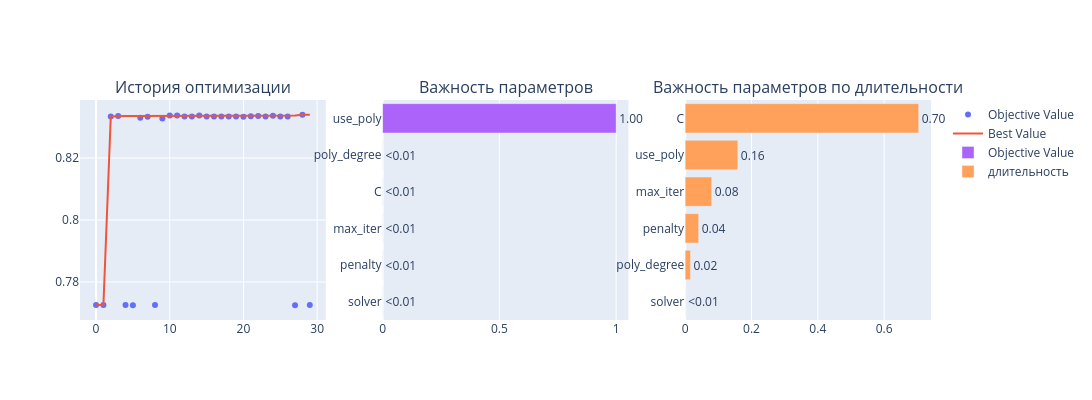
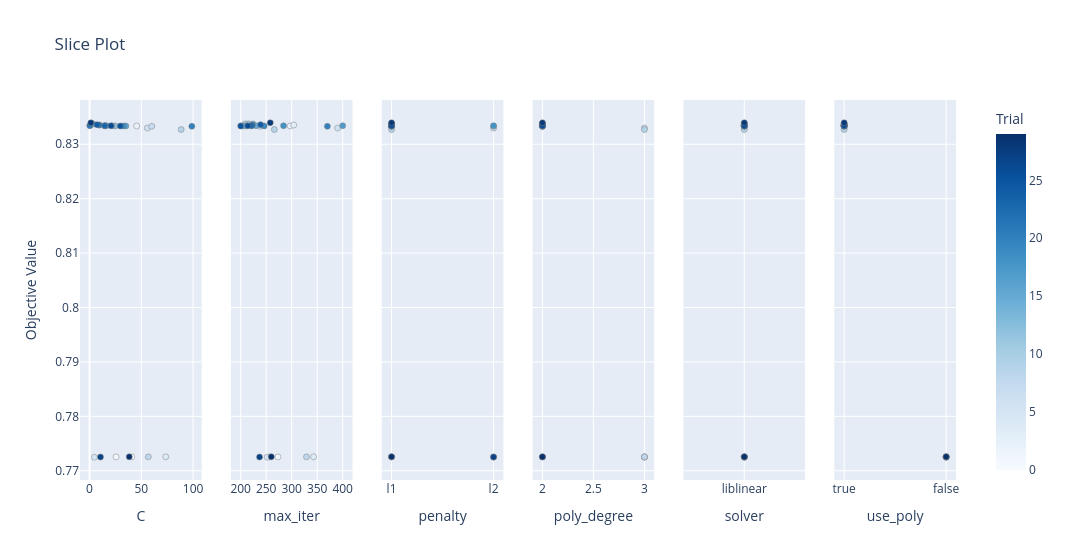
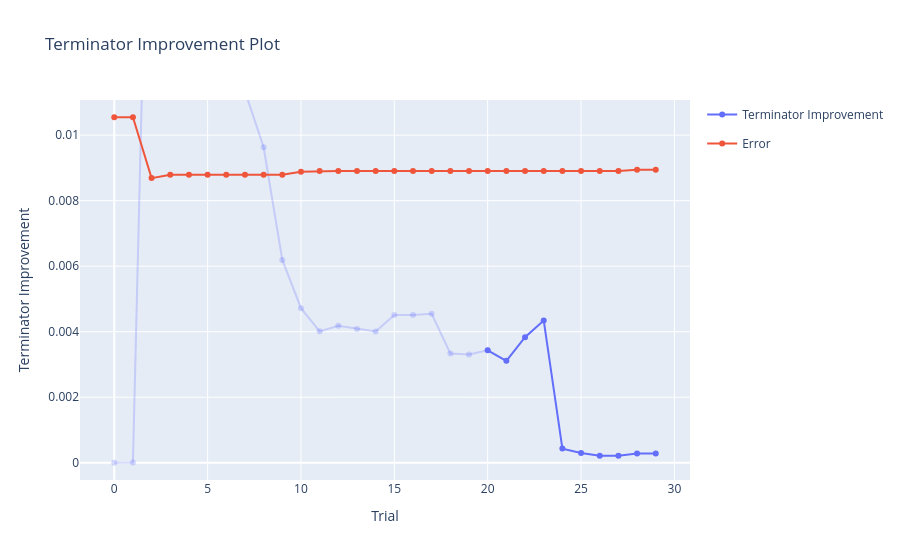

Notebook code for these charts, in order:
### Code cell
show_results(study_log_lib, show_terminator=True)

### Figure 1 — Plotly figure (JSON) as saved in the notebook; plotly's stock layout.template omitted (floating-point values rounded to 4 significant figures)
{"data": [{"mode": "markers", "name": "Objective Value", "type": "scatter", "x": [0, 1, 2, 3, 4, 5, 6, 7, 8, 9, 10, 11, 12, 13, 14, 15, 16, 17, 18, 19, 20, 21, 22, 23, 24, 25, 26, 27, 28, 29], "xaxis": "x", "y": [0.7726, 0.7725, 0.8334, 0.8335, 0.7726, 0.7725, 0.833, 0.8333, 0.7726, 0.8327, 0.8337, 0.8338, 0.8334, 0.8334, 0.8337, 0.8334, 0.8334, 0.8334, 0.8334, 0.8334, 0.8333, 0.8335, 0.8335, 0.8334, 0.8336, 0.8334, 0.8334, 0.7725, 0.834, 0.7726], "yaxis": "y"}, {"mode": "lines", "name": "Best Value", "type": "scatter", "x": [0, 1, 2, 3, 4, 5, 6, 7, 8, 9, 10, 11, 12, 13, 14, 15, 16, 17, 18, 19, 20, 21, 22, 23, 24, 25, 26, 27, 28, 29], "xaxis": "x", "y": [0.7726, 0.7726, 0.8334, 0.8335, 0.8335, 0.8335, 0.8335, 0.8335, 0.8335, 0.8335, 0.8337, 0.8338, 0.8338, 0.8338, 0.8338, 0.8338, 0.8338, 0.8338, 0.8338, 0.8338, 0.8338, 0.8338, 0.8338, 0.8338, 0.8338, 0.8338, 0.8338, 0.8338, 0.834, 0.834], "yaxis": "y"}, {"marker": {"color": "#cccccc"}, "mode": "markers", "name": "Infeasible Trial", "showlegend": false, "type": "scatter", "x": [], "xaxis": "x", "y": [], "yaxis": "y"}, {"cliponaxis": false, "hovertemplate": ["solver (CategoricalDistribution): 0.0<extra></extra>", "penalty (CategoricalDistribution): 3.3780386360227717e-07<extra></extra>", "max_iter (IntDistribution): 4.028114925343087e-07<extra></extra>", "C (FloatDistribution): 4.5827732082056475e-06<extra></extra>", "poly_degree (IntDistribution): 1.3558187986156682e-05<extra></extra>", "use_poly (CategoricalDistribution): 0.9999811184234495<extra></extra>"], "name": "Objective Value", "orientation": "h", "text": ["<0.01", "<0.01", "<0.01", "<0.01", "<0.01", "1.00"], "textposition": "outside", "type": "bar", "x": [0, 3.378e-07, 4.028e-07, 4.583e-06, 1.356e-05, 1.0], "xaxis": "x2", "y": ["solver", "penalty", "max_iter", "C", "poly_degree", "use_poly"], "yaxis": "y2"}, {"cliponaxis": false, "hovertemplate": ["solver (CategoricalDistribution): 0.0<extra></extra>", "poly_degree (IntDistribution): 0.016040510647613516<extra></extra>", "penalty (CategoricalDistribution): 0.04073430675879779<extra></extra>", "max_iter (IntDistribution): 0.08008993285678412<extra></extra>", "use_poly (CategoricalDistribution): 0.15889821631065737<extra></extra>", "C (FloatDistribution): 0.7042370334261472<extra></extra>"], "name": "длительность", "orientation": "h", "text": ["<0.01", "0.02", "0.04", "0.08", "0.16", "0.70"], "textposition": "outside", "type": "bar", "x": [0, 0.01604, 0.04073, 0.08009, 0.1589, 0.7042], "xaxis": "x3", "y": ["solver", "poly_degree", "penalty", "max_iter", "use_poly", "C"], "yaxis": "y3"}], "layout": {"annotations": [{"font": {"size": 16}, "showarrow": false, "text": "История оптимизации", "x": 0.1444, "xanchor": "center", "xref": "paper", "y": 1, "yanchor": "bottom", "yref": "paper"}, {"font": {"size": 16}, "showarrow": false, "text": "Важность параметров", "x": 0.5, "xanchor": "center", "xref": "paper", "y": 1, "yanchor": "bottom", "yref": "paper"}, {"font": {"size": 16}, "showarrow": false, "text": "Важность параметров по длительности", "x": 0.8556, "xanchor": "center", "xref": "paper", "y": 1, "yanchor": "bottom", "yref": "paper"}], "height": 400, "width": 1800, "xaxis": {"anchor": "y", "domain": [0, 0.2889]}, "xaxis2": {"anchor": "y2", "domain": [0.3556, 0.6444]}, "xaxis3": {"anchor": "y3", "domain": [0.7111, 1]}, "yaxis": {"anchor": "x", "domain": [0, 1]}, "yaxis2": {"anchor": "x2", "domain": [0, 1]}, "yaxis3": {"anchor": "x3", "domain": [0, 1]}}}

### Figure 2 — Plotly figure (JSON) as saved in the notebook; plotly's stock layout.template omitted (floating-point values rounded to 4 significant figures)
{"data": [{"marker": {"color": [0, 1, 2, 3, 4, 5, 6, 7, 8, 9, 10, 11, 12, 13, 14, 15, 16, 17, 18, 19, 20, 21, 22, 23, 24, 25, 26, 27, 28, 29], "colorbar": {"title": {"text": "Trial"}, "x": 1, "xpad": 40}, "colorscale": [[0, "rgb(247,251,255)"], [0.125, "rgb(222,235,247)"], [0.25, "rgb(198,219,239)"], [0.375, "rgb(158,202,225)"], [0.5, "rgb(107,174,214)"], [0.625, "rgb(66,146,198)"], [0.75, "rgb(33,113,181)"], [0.875, "rgb(8,81,156)"], [1, "rgb(8,48,107)"]], "line": {"color": "Grey", "width": 0.5}, "showscale": true}, "mode": "markers", "name": "Feasible Trial", "showlegend": false, "type": "scatter", "x": [40.8, 25.68, 45.52, 9.4, 73.61, 4.66, 55.81, 60.1, 56.73, 88.49, 2.8, 2.51, 24.62, 21.73, 3.28, 16.41, 35.09, 0.26, 14.34, 32.65, 98.8, 0.27, 9.26, 14.73, 7.19, 29.73, 20.78, 10.54, 1.25, 38.36], "xaxis": "x", "y": [0.7726, 0.7725, 0.8334, 0.8335, 0.7726, 0.7725, 0.833, 0.8333, 0.7726, 0.8327, 0.8337, 0.8338, 0.8334, 0.8334, 0.8337, 0.8334, 0.8334, 0.8334, 0.8334, 0.8334, 0.8333, 0.8335, 0.8335, 0.8334, 0.8336, 0.8334, 0.8334, 0.7725, 0.834, 0.7726], "yaxis": "y"}, {"marker": {"color": [0, 1, 2, 3, 4, 5, 6, 7, 8, 9, 10, 11, 12, 13, 14, 15, 16, 17, 18, 19, 20, 21, 22, 23, 24, 25, 26, 27, 28, 29], "colorbar": {"title": {"text": "Trial"}, "x": 1, "xpad": 40}, "colorscale": [[0, "rgb(247,251,255)"], [0.125, "rgb(222,235,247)"], [0.25, "rgb(198,219,239)"], [0.375, "rgb(158,202,225)"], [0.5, "rgb(107,174,214)"], [0.625, "rgb(66,146,198)"], [0.75, "rgb(33,113,181)"], [0.875, "rgb(8,81,156)"], [1, "rgb(8,48,107)"]], "line": {"color": "Grey", "width": 0.5}, "showscale": false}, "mode": "markers", "name": "Feasible Trial", "showlegend": false, "type": "scatter", "x": [257, 273, 297, 304, 343, 252, 390, 238, 329, 266, 209, 215, 211, 201, 224, 230, 205, 400, 284, 246, 370, 222, 223, 221, 239, 200, 214, 237, 258, 260], "xaxis": "x2", "y": [0.7726, 0.7725, 0.8334, 0.8335, 0.7726, 0.7725, 0.833, 0.8333, 0.7726, 0.8327, 0.8337, 0.8338, 0.8334, 0.8334, 0.8337, 0.8334, 0.8334, 0.8334, 0.8334, 0.8334, 0.8333, 0.8335, 0.8335, 0.8334, 0.8336, 0.8334, 0.8334, 0.7725, 0.834, 0.7726], "yaxis": "y2"}, {"marker": {"color": [0, 1, 2, 3, 4, 5, 6, 7, 8, 9, 10, 11, 12, 13, 14, 15, 16, 17, 18, 19, 20, 21, 22, 23, 24, 25, 26, 27, 28, 29], "colorbar": {"title": {"text": "Trial"}, "x": 1, "xpad": 40}, "colorscale": [[0, "rgb(247,251,255)"], [0.125, "rgb(222,235,247)"], [0.25, "rgb(198,219,239)"], [0.375, "rgb(158,202,225)"], [0.5, "rgb(107,174,214)"], [0.625, "rgb(66,146,198)"], [0.75, "rgb(33,113,181)"], [0.875, "rgb(8,81,156)"], [1, "rgb(8,48,107)"]], "line": {"color": "Grey", "width": 0.5}, "showscale": false}, "mode": "markers", "name": "Feasible Trial", "showlegend": false, "type": "scatter", "x": ["l1", "l1", "l1", "l1", "l1", "l2", "l2", "l2", "l2", "l1", "l1", "l1", "l1", "l1", "l1", "l1", "l1", "l1", "l2", "l1", "l1", "l1", "l1", "l1", "l1", "l1", "l1", "l2", "l1", "l1"], "xaxis": "x3", "y": [0.7726, 0.7725, 0.8334, 0.8335, 0.7726, 0.7725, 0.833, 0.8333, 0.7726, 0.8327, 0.8337, 0.8338, 0.8334, 0.8334, 0.8337, 0.8334, 0.8334, 0.8334, 0.8334, 0.8334, 0.8333, 0.8335, 0.8335, 0.8334, 0.8336, 0.8334, 0.8334, 0.7725, 0.834, 0.7726], "yaxis": "y3"}, {"marker": {"color": [0, 1, 2, 3, 4, 5, 6, 7, 8, 9, 10, 11, 12, 13, 14, 15, 16, 17, 18, 19, 20, 21, 22, 23, 24, 25, 26, 27, 28, 29], "colorbar": {"title": {"text": "Trial"}, "x": 1, "xpad": 40}, "colorscale": [[0, "rgb(247,251,255)"], [0.125, "rgb(222,235,247)"], [0.25, "rgb(198,219,239)"], [0.375, "rgb(158,202,225)"], [0.5, "rgb(107,174,214)"], [0.625, "rgb(66,146,198)"], [0.75, "rgb(33,113,181)"], [0.875, "rgb(8,81,156)"], [1, "rgb(8,48,107)"]], "line": {"color": "Grey", "width": 0.5}, "showscale": false}, "mode": "markers", "name": "Feasible Trial", "showlegend": false, "type": "scatter", "x": [2, 3, 2, 2, 3, 3, 3, 2, 3, 3, 2, 2, 2, 2, 2, 2, 2, 2, 2, 2, 2, 2, 2, 2, 2, 2, 2, 2, 2, 2], "xaxis": "x4", "y": [0.7726, 0.7725, 0.8334, 0.8335, 0.7726, 0.7725, 0.833, 0.8333, 0.7726, 0.8327, 0.8337, 0.8338, 0.8334, 0.8334, 0.8337, 0.8334, 0.8334, 0.8334, 0.8334, 0.8334, 0.8333, 0.8335, 0.8335, 0.8334, 0.8336, 0.8334, 0.8334, 0.7725, 0.834, 0.7726], "yaxis": "y4"}, {"marker": {"color": [0, 1, 2, 3, 4, 5, 6, 7, 8, 9, 10, 11, 12, 13, 14, 15, 16, 17, 18, 19, 20, 21, 22, 23, 24, 25, 26, 27, 28, 29], "colorbar": {"title": {"text": "Trial"}, "x": 1, "xpad": 40}, "colorscale": [[0, "rgb(247,251,255)"], [0.125, "rgb(222,235,247)"], [0.25, "rgb(198,219,239)"], [0.375, "rgb(158,202,225)"], [0.5, "rgb(107,174,214)"], [0.625, "rgb(66,146,198)"], [0.75, "rgb(33,113,181)"], [0.875, "rgb(8,81,156)"], [1, "rgb(8,48,107)"]], "line": {"color": "Grey", "width": 0.5}, "showscale": false}, "mode": "markers", "name": "Feasible Trial", "showlegend": false, "type": "scatter", "x": ["liblinear", "liblinear", "liblinear", "liblinear", "liblinear", "liblinear", "liblinear", "liblinear", "liblinear", "liblinear", "liblinear", "liblinear", "liblinear", "liblinear", "liblinear", "liblinear", "liblinear", "liblinear", "liblinear", "liblinear", "liblinear", "liblinear", "liblinear", "liblinear", "liblinear", "liblinear", "liblinear", "liblinear", "liblinear", "liblinear"], "xaxis": "x5", "y": [0.7726, 0.7725, 0.8334, 0.8335, 0.7726, 0.7725, 0.833, 0.8333, 0.7726, 0.8327, 0.8337, 0.8338, 0.8334, 0.8334, 0.8337, 0.8334, 0.8334, 0.8334, 0.8334, 0.8334, 0.8333, 0.8335, 0.8335, 0.8334, 0.8336, 0.8334, 0.8334, 0.7725, 0.834, 0.7726], "yaxis": "y5"}, {"marker": {"color": [0, 1, 2, 3, 4, 5, 6, 7, 8, 9, 10, 11, 12, 13, 14, 15, 16, 17, 18, 19, 20, 21, 22, 23, 24, 25, 26, 27, 28, 29], "colorbar": {"title": {"text": "Trial"}, "x": 1, "xpad": 40}, "colorscale": [[0, "rgb(247,251,255)"], [0.125, "rgb(222,235,247)"], [0.25, "rgb(198,219,239)"], [0.375, "rgb(158,202,225)"], [0.5, "rgb(107,174,214)"], [0.625, "rgb(66,146,198)"], [0.75, "rgb(33,113,181)"], [0.875, "rgb(8,81,156)"], [1, "rgb(8,48,107)"]], "line": {"color": "Grey", "width": 0.5}, "showscale": false}, "mode": "markers", "name": "Feasible Trial", "showlegend": false, "type": "scatter", "x": [false, false, true, true, false, false, true, true, false, true, true, true, true, true, true, true, true, true, true, true, true, true, true, true, true, true, true, false, true, false], "xaxis": "x6", "y": [0.7726, 0.7725, 0.8334, 0.8335, 0.7726, 0.7725, 0.833, 0.8333, 0.7726, 0.8327, 0.8337, 0.8338, 0.8334, 0.8334, 0.8337, 0.8334, 0.8334, 0.8334, 0.8334, 0.8334, 0.8333, 0.8335, 0.8335, 0.8334, 0.8336, 0.8334, 0.8334, 0.7725, 0.834, 0.7726], "yaxis": "y6"}], "layout": {"title": {"text": "Slice Plot"}, "width": 1800, "xaxis": {"anchor": "y", "domain": [0, 0.1389], "title": {"text": "C"}}, "xaxis2": {"anchor": "y2", "domain": [0.1722, 0.3111], "title": {"text": "max_iter"}}, "xaxis3": {"anchor": "y3", "categoryarray": ["l1", "l2"], "categoryorder": "array", "domain": [0.3444, 0.4833], "title": {"text": "penalty"}, "type": "category"}, "xaxis4": {"anchor": "y4", "domain": [0.5167, 0.6556], "title": {"text": "poly_degree"}}, "xaxis5": {"anchor": "y5", "categoryarray": ["liblinear"], "categoryorder": "array", "domain": [0.6889, 0.8278], "title": {"text": "solver"}, "type": "category"}, "xaxis6": {"anchor": "y6", "categoryarray": [true, false], "categoryorder": "array", "domain": [0.8611, 1], "title": {"text": "use_poly"}, "type": "category"}, "yaxis": {"anchor": "x", "domain": [0, 1], "title": {"text": "Objective Value"}}, "yaxis2": {"anchor": "x2", "domain": [0, 1], "matches": "y", "showticklabels": false}, "yaxis3": {"anchor": "x3", "domain": [0, 1], "matches": "y", "showticklabels": false}, "yaxis4": {"anchor": "x4", "domain": [0, 1], "matches": "y", "showticklabels": false}, "yaxis5": {"anchor": "x5", "domain": [0, 1], "matches": "y", "showticklabels": false}, "yaxis6": {"anchor": "x6", "domain": [0, 1], "matches": "y", "showticklabels": false}}}

### Figure 3 — Plotly figure (JSON) as saved in the notebook; plotly's stock layout.template omitted (floating-point values rounded to 4 significant figures)
{"data": [{"legendgroup": "improvement", "line": {"color": "rgba(99, 110, 250, 0.25)"}, "marker": {"color": "rgba(99, 110, 250, 0.25)"}, "mode": "markers+lines", "name": "Terminator Improvement", "showlegend": false, "type": "scatter", "x": [0, 1, 2, 3, 4, 5, 6, 7, 8, 9, 10, 11, 12, 13, 14, 15, 16, 17, 18, 19, 20], "y": [1.018e-10, 3.669e-06, 0.02356, 0.02428, 0.01875, 0.01667, 0.01564, 0.01134, 0.009629, 0.00619, 0.004717, 0.00401, 0.004182, 0.004083, 0.004005, 0.004508, 0.00451, 0.004547, 0.003337, 0.003307, 0.003431]}, {"legendgroup": "improvement", "line": {"color": "rgba(99, 110, 250, 1.0)"}, "marker": {"color": "rgba(99, 110, 250, 1.0)"}, "mode": "markers+lines", "name": "Terminator Improvement", "showlegend": true, "type": "scatter", "x": [20, 21, 22, 23, 24, 25, 26, 27, 28, 29], "y": [0.003431, 0.003109, 0.003834, 0.004345, 0.0004311, 0.0002998, 0.0002109, 0.0002102, 0.0002805, 0.0002835]}, {"line": {"color": "rgb(239, 85, 59)"}, "marker": {"color": "rgb(239, 85, 59)"}, "mode": "markers+lines", "name": "Error", "type": "scatter", "x": [0, 1, 2, 3, 4, 5, 6, 7, 8, 9, 10, 11, 12, 13, 14, 15, 16, 17, 18, 19, 20, 21, 22, 23, 24, 25, 26, 27, 28, 29], "y": [0.01055, 0.01055, 0.008688, 0.008788, 0.008788, 0.008788, 0.008788, 0.008788, 0.008788, 0.008788, 0.008883, 0.008906, 0.008906, 0.008906, 0.008906, 0.008906, 0.008906, 0.008906, 0.008906, 0.008906, 0.008906, 0.008906, 0.008906, 0.008906, 0.008906, 0.008906, 0.008906, 0.008906, 0.00894, 0.00894]}], "layout": {"title": {"text": "Terminator Improvement Plot"}, "xaxis": {"title": {"text": "Trial"}}, "yaxis": {"range": [-0.0005273, 0.01107], "title": {"text": "Terminator Improvement"}}}}
